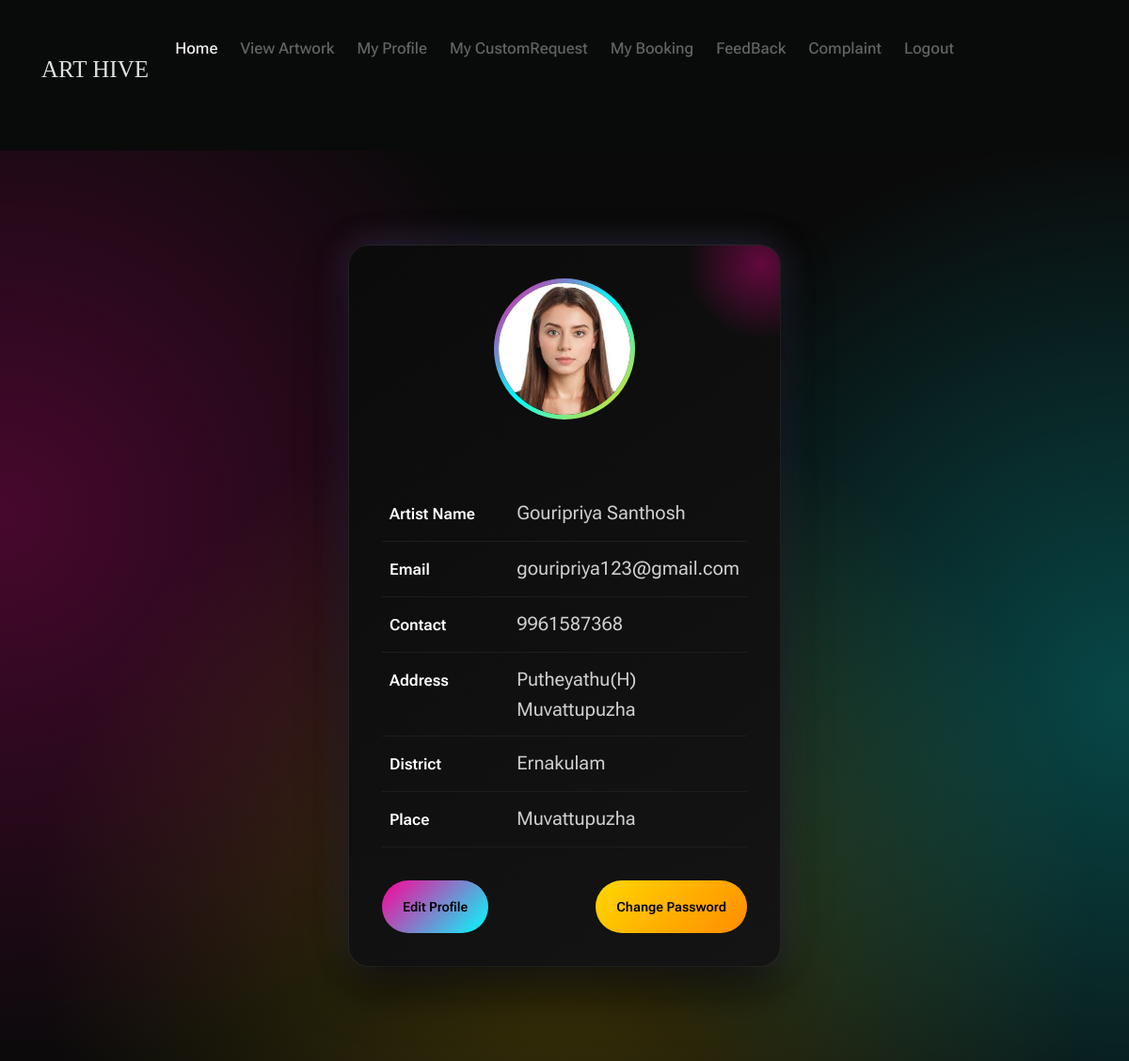
Screenshot of /User/MyProfile/ (signed in) with the database file from the repository.
### Guest/models.py (models this page shows)
class tbl_user(models.Model):
    user_name = models.CharField(max_length=200)
    user_email = models.CharField(max_length=200)
    user_contact = models.CharField(max_length=200)
    user_address = models.CharField(max_length=200)
    user_password = models.CharField(max_length=200)
    user_photo = models.FileField(upload_to="Assets/UserDocs/")
    place = models.ForeignKey(tbl_place,on_delete=models.CASCADE)

### Admin/models.py (models this page shows)
class tbl_place(models.Model):
    place_name=models.CharField(max_length=50)
    district=models.ForeignKey(tbl_district,on_delete=models.CASCADE)

class tbl_district(models.Model):
    district_name=models.CharField(max_length=50)

### User/views.py (the view)
# urls.py: path('MyProfile/',views.MyProfile,name="MyProfile"),
def MyProfile(request):
    userData = tbl_user.objects.get(id=request.session['uid'])
    return render(request,'User/MyProfile.html',{'user':userData})

### User/Templates/User/MyProfile.html (shortened to what this page needs)
{% extends 'User/Header.html' %}
{% block content %}
<head>
</head>
<div class="full-width-profile">
    <div class="profile-art-wrapper">
        <div class="profile-art-card">
            <div class="profile-art-image-box">
                <img src="{{ user.user_photo.url }}" class="profile-art-image">
            </div>
            <table class="profile-art-table">
                <tr><th>Artist Name</th><td>{{ user.user_name }}</td></tr>
                <tr><th>Email</th><td>{{ user.user_email }}</td></tr>
                <tr><th>Contact</th><td>{{ user.user_contact }}</td></tr>
                <tr><th>Address</th><td>{{ user.user_address }}</td></tr>
                <tr><th>District</th><td>{{ user.place.district.district_name }}</td></tr>
                <tr><th>Place</th><td>{{ user.place.place_name }}</td></tr>
            </table>
            <div class="profile-art-actions">
                <a href="{% url 'User:EditProfile' %}" class="profile-art-btn">
                    Edit Profile
                </a>
                <a href="{% url 'User:ChangePassword' %}" class="profile-art-btn secondary">
                    Change Password
                </a>
            </div>
        </div>
    </div>
</div>
{% endblock %}

### User/Templates/User/MyProfile.html (style rules this page uses)
.full-width-profile { width: 100vw; margin-left: calc(-50vw + 50%); }
.profile-art-wrapper { display: flex; justify-content: center; align-items: center; min-height: 100vh; padding: 100px 20px; background: radial-gradient(circle at 0% 40%, rgba(255, 0, 150, 0.25), transparent 45%), radial-gradient(circle at 100% 60%, rgba(0, 255, 255, 0.25), transparent 45%), radial-gradient(circle at 50% 85%, rgba(255, 215, 0, 0.2), transparent 55%), linear-gradient(180deg, #0a0a0a, #0a0a0a); }
.profile-art-card { width: 100%; max-width: 460px; background: linear-gradient(145deg, #0b0b0b, #141414); border-radius: 22px; padding: 35px; position: relative; box-shadow: 0 25px 50px rgba(0, 0, 0, 0.7), 0 0 40px rgba(255, 0, 150, 0.15), 0 0 40px rgba(0, 255, 255, 0.15); border: 1px solid rgba(255, 255, 255, 0.08); overflow: hidden; }
.profile-art-card::before { content: ""; position: absolute; top: -60px; right: -60px; width: 160px; height: 160px; background: radial-gradient(circle, #ff0096, transparent 70%); opacity: 0.35; border-radius: 50%; }
.profile-art-image-box { text-align: center; margin-bottom: 30px; }
.profile-art-image { width: 150px; height: 150px; border-radius: 50%; object-fit: cover; border: 5px solid transparent; background: linear-gradient(#000, #000) padding-box, linear-gradient(135deg, #ff0096, #00ffff, #ffd700) border-box; }
.profile-art-table { width: 100%; border-collapse: collapse; }
.profile-art-table th { text-align: left; padding: 12px 8px; font-weight: 600; color: #ffffff; width: 42%; }
.profile-art-table td { padding: 12px 8px; color: #cfcfcf; }
.profile-art-table tr { border-bottom: 1px dashed rgba(255, 255, 255, 0.15); }
.profile-art-actions { display: flex; justify-content: space-between; margin-top: 35px; }
.profile-art-btn { padding: 12px 22px; border-radius: 30px; text-decoration: none; font-weight: 600; font-size: 14px; color: #000; background: linear-gradient(135deg, #ff0096, #00ffff); transition: transform 0.3s ease, box-shadow 0.3s ease; }
.profile-art-btn.secondary { background: linear-gradient(135deg, #ffd700, #ff8c00); }

### rows the page displays
tbl_user: user_photo (picture), user_name "Gouripriya Santhosh", user_email "gouripriya123@gmail.com", user_contact "9961587368", user_address "Putheyathu(H) Muvattupuzha", place.district.district_name "Ernakulam", place.place_name "Muvattupuzha"
